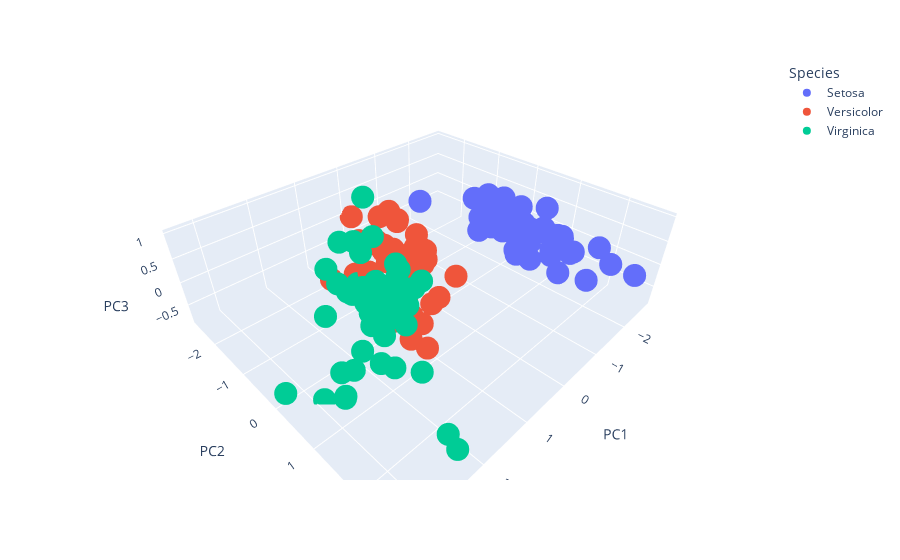

The code cell stored with this chart in its notebook:
### Markdown cell above
### 4.2. Basic 3D Scatter Plot

### Code cell
fig = px.scatter_3d(df_scores, x='PC1', y='PC2', z='PC3',
              color='Species')

fig.show()
